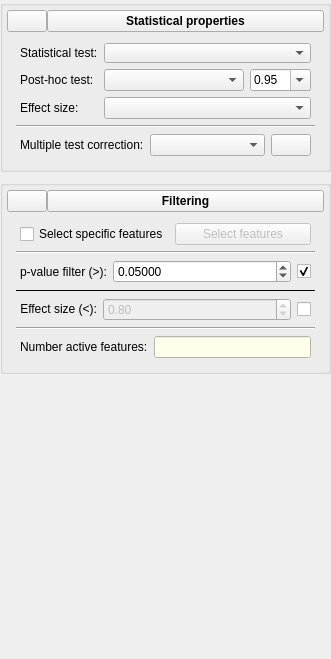
           <widget class="QWidget" name="scrollAreaWidgetContents_5">
            <property name="geometry">
             <rect>
              <x>0</x>
              <y>0</y>
              <width>331</width>
              <height>659</height>
             </rect>
            </property>
            <layout class="QVBoxLayout" name="verticalLayout_30">
             <property name="spacing">
              <number>8</number>
             </property>
             <property name="margin">
              <number>0</number>
             </property>
             <item>
              <widget class="QGroupBox" name="groupMultiGroupStatProperties">
               <property name="title">
                <string/>
               </property>
               <property name="flat">
                <bool>false</bool>
               </property>
               <layout class="QVBoxLayout" name="verticalLayout_25">
                <property name="spacing">
                 <number>2</number>
                </property>
                <property name="margin">
                 <number>4</number>
                </property>
                <item>
                 <layout class="QHBoxLayout" name="horizontalLayout_41">
                  <property name="spacing">
                   <number>0</number>
                  </property>
                  <item>
                   <widget class="QPushButton" name="btnMultiGroupStatisticsArrow">
                    <property name="text">
                     <string/>
                    </property>
                    <property name="icon">
                     <iconset>
                      <normaloff>icons/downArrow.png</normaloff>icons/downArrow.png</iconset>
                    </property>
                   </widget>
                  </item>
                  <item>
                   <widget class="QPushButton" name="btnMultiGroupStatisticsTab">
                    <property name="sizePolicy">
                     <sizepolicy hsizetype="Minimum" vsizetype="Fixed">
                      <horstretch>1</horstretch>
                      <verstretch>0</verstretch>
                     </sizepolicy>
                    </property>
                    <property name="minimumSize">
                     <size>
                      <width>0</width>
                      <height>0</height>
                     </size>
                    </property>
                    <property name="maximumSize">
                     <size>
                      <width>16777215</width>
                      <height>16777215</height>
                     </size>
                    </property>
                    <property name="baseSize">
                     <size>
                      <width>0</width>
                      <height>0</height>
                     </size>
                    </property>
                    <property name="font">
                     <font>
                      <weight>75</weight>
                      <bold>true</bold>
                     </font>
                    </property>
                    <property name="text">
                     <string>Statistical properties</string>
                    </property>
                    <property name="checkable">
                     <bool>false</bool>
                    </property>
                    <property name="checked">
                     <bool>false</bool>
                    </property>
                   </widget>
                  </item>
                 </layout>
                </item>
                <item>
                 <widget class="QWidget" name="widgetMultiGroupStatisticalProp" native="true">
                  <property name="sizePolicy">
                   <sizepolicy hsizetype="Preferred" vsizetype="Preferred">
                    <horstretch>0</horstretch>
                    <verstretch>1</verstretch>
                   </sizepolicy>
                  </property>
                  <layout class="QVBoxLayout" name="verticalLayout_9">
                   <item>
                    <layout class="QFormLayout" name="formLayout_9">
                     <property name="leftMargin">
                      <number>4</number>
                     </property>
                     <property name="rightMargin">
                      <number>4</number>
                     </property>
                     <item row="0" column="0">
                      <widget class="QLabel" name="lblMultiGroupStatisticalTest">
                       <property name="text">
                        <string>Statistical test:</string>
                       </property>
                      </widget>
                     </item>
                     <item row="0" column="1">
                      <widget class="QComboBox" name="cboMultiGroupStatTests">
                       <property name="sizePolicy">
                        <sizepolicy hsizetype="Expanding" vsizetype="Fixed">
                         <horstretch>0</horstretch>
                         <verstretch>0</verstretch>
                        </sizepolicy>
                       </property>
                       <property name="minimumSize">
                        <size>
                         <width>0</width>
                         <height>20</height>
                        </size>
                       </property>
                       <property name="focusPolicy">
                        <enum>Qt::WheelFocus</enum>
                       </property>
                       <property name="statusTip">
                        <string>Set statistical test to perform</string>
                       </property>
                      </widget>
                     </item>
                     <item row="1" column="0">
                      <widget class="QLabel" name="label">
                       <property name="text">
                        <string>Post-hoc test:</string>
                       </property>
                      </widget>
                     </item>
                     <item row="1" column="1">
                      <layout class="QHBoxLayout" name="horizontalLayout_10">
                       <item>
                        <widget class="QComboBox" name="cboPostHocTest">
                         <property name="sizePolicy">
                          <sizepolicy hsizetype="Expanding" vsizetype="Fixed">
                           <horstretch>1</horstretch>
                           <verstretch>0</verstretch>
                          </sizepolicy>
                         </property>
                         <property name="focusPolicy">
                          <enum>Qt::WheelFocus</enum>
                         </property>
                         <property name="sizeAdjustPolicy">
                          <enum>QComboBox::AdjustToContents</enum>
                         </property>
                        </widget>
                       </item>
                       <item>
                        <widget class="QComboBox" name="cboMultiGroupNominalCoverage">
                         <property name="sizePolicy">
                          <sizepolicy hsizetype="Preferred" vsizetype="Fixed">
                           <horstretch>0</horstretch>
                           <verstretch>0</verstretch>
                          </sizepolicy>
                         </property>
                         <property name="minimumSize">
                          <size>
                           <width>0</width>
                           <height>20</height>
                          </size>
                         </property>
                         <property name="focusPolicy">
                          <enum>Qt::WheelFocus</enum>
                         </property>
                         <property name="statusTip">
                          <string>Set level of significance</string>
                         </property>
                         <property name="editable">
                          <bool>true</bool>
                         </property>
                         <property name="currentIndex">
                          <number>1</number>
                         </property>
                         <item>
                          <property name="text">
                           <string>0.90</string>
                          </property>
                         </item>
                         <item>
                          <property name="text">
                           <string>0.95</string>
                          </property>
                         </item>
                         <item>
                          <property name="text">
                           <string>0.98</string>
                          </property>
                         </item>
                         <item>
                          <property name="text">
                           <string>0.99</string>
                          </property>
                         </item>
                         <item>
                          <property name="text">
                           <string>0.999</string>
                          </property>
                         </item>
                        </widget>
                       </item>
                      </layout>
                     </item>
                     <item row="2" column="0">
                      <widget class="QLabel" name="label_29">
                       <property name="frameShape">
                        <enum>QFrame::NoFrame</enum>
                       </property>
                       <property name="text">
                        <string>Effect size:</string>
                       </property>
                      </widget>
                     </item>
                     <item row="2" column="1">
                      <widget class="QComboBox" name="cboMultiGroupEffectSizeMeasure">
                       <property name="enabled">
                        <bool>true</bool>
                       </property>
                       <property name="sizePolicy">
                        <sizepolicy hsizetype="Expanding" vsizetype="Fixed">
                         <horstretch>1</horstretch>
                         <verstretch>0</verstretch>
                        </sizepolicy>
                       </property>
                       <property name="focusPolicy">
                        <enum>Qt::WheelFocus</enum>
                       </property>
                      </widget>
                     </item>
                    </layout>
                   </item>
                   <item>
                    <widget class="Line" name="line_19">
                     <property name="orientation">
                      <enum>Qt::Horizontal</enum>
                     </property>
                    </widget>
                   </item>
                   <item>
                    <layout class="QHBoxLayout" name="horizontalLayout_5">
                     <property name="leftMargin">
                      <number>4</number>
                     </property>
                     <property name="rightMargin">
                      <number>4</number>
                     </property>
                     <item>
                      <widget class="QLabel" name="label_32">
                       <property name="text">
                        <string>Multiple test correction:</string>
                       </property>
                      </widget>
                     </item>
                     <item>
                      <widget class="QComboBox" name="cboMultiGroupMultCompMethod">
                       <property name="sizePolicy">
                        <sizepolicy hsizetype="Expanding" vsizetype="Fixed">
                         <horstretch>1</horstretch>
                         <verstretch>0</verstretch>
                        </sizepolicy>
                       </property>
                       <property name="focusPolicy">
                        <enum>Qt::WheelFocus</enum>
                       </property>
                      </widget>
                     </item>
                     <item>
                      <widget class="QPushButton" name="btnMultiGroupMultCompCorrectionInfo">
                       <property name="text">
                        <string/>
                       </property>
                       <property name="icon">
                        <iconset resource="STAMP.qrc">
                         <normaloff>:/icons/icons/Info.png</normaloff>:/icons/icons/Info.png</iconset>
                       </property>
                      </widget>
                     </item>
                    </layout>
                   </item>
                  </layout>
                 </widget>
                </item>
               </layout>
              </widget>
             </item>
             <item>
              <widget class="QGroupBox" name="groupMultiGroupFiltering">
               <property name="title">
                <string/>
               </property>
               <property name="flat">
                <bool>false</bool>
               </property>
               <layout class="QVBoxLayout" name="verticalLayout_26">
                <property name="spacing">
                 <number>2</number>
                </property>
                <property name="margin">
                 <number>4</number>
                </property>
                <item>
                 <layout class="QHBoxLayout" name="horizontalLayout_40">
                  <property name="spacing">
                   <number>0</number>
                  </property>
                  <item>
                   <widget class="QPushButton" name="btnMultiGroupFilteringArrow">
                    <property name="text">
                     <string/>
                    </property>
                    <property name="icon">
                     <iconset>
                      <normaloff>icons/downArrow.png</normaloff>icons/downArrow.png</iconset>
                    </property>
                   </widget>
                  </item>
                  <item>
                   <widget class="QPushButton" name="btnMultiGroupFilteringTab">
                    <property name="sizePolicy">
                     <sizepolicy hsizetype="Minimum" vsizetype="Fixed">
                      <horstretch>1</horstretch>
                      <verstretch>0</verstretch>
                     </sizepolicy>
                    </property>
                    <property name="minimumSize">
                     <size>
                      <width>0</width>
                      <height>0</height>
                     </size>
                    </property>
                    <property name="maximumSize">
                     <size>
                      <width>16777215</width>
                      <height>16777215</height>
                     </size>
                    </property>
                    <property name="baseSize">
                     <size>
                      <width>0</width>
                      <height>0</height>
                     </size>
                    </property>
                    <property name="font">
                     <font>
                      <weight>75</weight>
                      <bold>true</bold>
                      <underline>false</underline>
                     </font>
                    </property>
                    <property name="text">
                     <string>Filtering</string>
                    </property>
                   </widget>
                  </item>
                 </layout>
                </item>
                <item>
                 <widget class="QWidget" name="widgetMultiGroupFiltering" native="true">
                  <property name="sizePolicy">
                   <sizepolicy hsizetype="Preferred" vsizetype="Preferred">
                    <horstretch>0</horstretch>
                    <verstretch>1</verstretch>
                   </sizepolicy>
                  </property>
                  <layout class="QVBoxLayout" name="verticalLayout_28">
                   <item>
                    <layout class="QHBoxLayout" name="horizontalLayout_42">
                     <property name="leftMargin">
                      <number>4</number>
                     </property>
                     <property name="rightMargin">
                      <number>4</number>
                     </property>
                     <item>
                      <widget class="QCheckBox" name="chkMultiGroupSelectFeatures">
                       <property name="text">
                        <string>Select specific features</string>
                       </property>
                      </widget>
                     </item>
                     <item>
                      <widget class="QPushButton" name="btnMultiGroupSelectFeatures">
                       <property name="enabled">
                        <bool>false</bool>
                       </property>
                       <property name="sizePolicy">
                        <sizepolicy hsizetype="Expanding" vsizetype="Fixed">
                         <horstretch>0</horstretch>
                         <verstretch>0</verstretch>
                        </sizepolicy>
                       </property>
                       <property name="text">
                        <string>Select features</string>
                       </property>
                      </widget>
                     </item>
                    </layout>
                   </item>
                   <item>
                    <widget class="Line" name="line_23">
                     <property name="orientation">
                      <enum>Qt::Horizontal</enum>
                     </property>
                    </widget>
                   </item>
                   <item>
                    <layout class="QHBoxLayout" name="horizontalLayout_6">
                     <property name="leftMargin">
                      <number>4</number>
                     </property>
                     <property name="rightMargin">
                      <number>4</number>
                     </property>
                     <item>
                      <widget class="QLabel" name="lblMultiGroupSignLevelFilter">
                       <property name="text">
                        <string>p-value filter (&gt;):</string>
                       </property>
                       <property name="alignment">
                        <set>Qt::AlignLeading|Qt::AlignLeft|Qt::AlignVCenter</set>
                       </property>
                      </widget>
                     </item>
                     <item>
                      <widget class="QDoubleSpinBox" name="spinMultiGroupSignLevelFilter">
                       <property name="sizePolicy">
                        <sizepolicy hsizetype="Preferred" vsizetype="Fixed">
                         <horstretch>1</horstretch>
                         <verstretch>0</verstretch>
                        </sizepolicy>
                       </property>
                       <property name="minimumSize">
                        <size>
                         <width>0</width>
                         <height>0</height>
                        </size>
                       </property>
                       <property name="statusTip">
                        <string>Filter out feature with an effect size less than the specified amount</string>
                       </property>
                       <property name="buttonSymbols">
                        <enum>QAbstractSpinBox::UpDownArrows</enum>
                       </property>
                       <property name="decimals">
                        <number>5</number>
                       </property>
                       <property name="maximum">
                        <double>1.000000000000000</double>
                       </property>
                       <property name="singleStep">
                        <double>0.001000000000000</double>
                       </property>
                       <property name="value">
                        <double>0.050000000000000</double>
                       </property>
                      </widget>
                     </item>
                     <item>
                      <widget class="QCheckBox" name="chkMultiGroupEnableSignLevelFilter">
                       <property name="text">
                        <string/>
                       </property>
                       <property name="checked">
                        <bool>true</bool>
                       </property>
                      </widget>
                     </item>
                    </layout>
                   </item>
                   <item>
                    <widget class="Line" name="line_20">
                     <property name="frameShadow">
                      <enum>QFrame::Plain</enum>
                     </property>
                     <property name="midLineWidth">
                      <number>0</number>
                     </property>
                     <property name="orientation">
                      <enum>Qt::Horizontal</enum>
                     </property>
                    </widget>
                   </item>
                   <item>
                    <layout class="QHBoxLayout" name="horizontalLayout_11">
                     <property name="leftMargin">
                      <number>4</number>
                     </property>
                     <property name="rightMargin">
                      <number>4</number>
                     </property>
                     <item>
                      <widget class="QLabel" name="lblMultiGroupMinEffectSize">
                       <property name="sizePolicy">
                        <sizepolicy hsizetype="Preferred" vsizetype="Preferred">
                         <horstretch>0</horstretch>
                         <verstretch>0</verstretch>
                        </sizepolicy>
                       </property>
                       <property name="minimumSize">
                        <size>
                         <width>0</width>
                         <height>0</height>
                        </size>
                       </property>
                       <property name="layoutDirection">
                        <enum>Qt::LeftToRight</enum>
                       </property>
                       <property name="text">
                        <string>Effect size (&lt;):</string>
                       </property>
                       <property name="alignment">
                        <set>Qt::AlignRight|Qt::AlignTrailing|Qt::AlignVCenter</set>
                       </property>
                      </widget>
                     </item>
                     <item>
                      <widget class="QDoubleSpinBox" name="spinMultiGroupMinEffectSize">
                       <property name="enabled">
                        <bool>false</bool>
                       </property>
                       <property name="sizePolicy">
                        <sizepolicy hsizetype="Preferred" vsizetype="Fixed">
                         <horstretch>1</horstretch>
                         <verstretch>0</verstretch>
                        </sizepolicy>
                       </property>
                       <property name="minimumSize">
                        <size>
                         <width>0</width>
                         <height>0</height>
                        </size>
                       </property>
                       <property name="statusTip">
                        <string>Filter out feature with an effect size less than the specified amount</string>
                       </property>
                       <property name="maximum">
                        <double>1.000000000000000</double>
                       </property>
                       <property name="singleStep">
                        <double>0.050000000000000</double>
                       </property>
                       <property name="value">
                        <double>0.800000000000000</double>
                       </property>
                      </widget>
                     </item>
                     <item>
                      <widget class="QCheckBox" name="chkMultiGroupEnableEffectSizeFilter">
                       <property name="text">
                        <string/>
                       </property>
                       <property name="checked">
                        <bool>false</bool>
                       </property>
                      </widget>
                     </item>
                    </layout>
                   </item>
                   <item>
                    <widget class="Line" name="line_17">
                     <property name="orientation">
                      <enum>Qt::Horizontal</enum>
                     </property>
                    </widget>
                   </item>
                   <item>
                    <layout class="QHBoxLayout" name="horizontalLayout_47">
                     <property name="leftMargin">
                      <number>4</number>
                     </property>
                     <property name="rightMargin">
                      <number>4</number>
                     </property>
                     <item>
                      <widget class="QLabel" name="label_34">
                       <property name="text">
                        <string>Number active features:</string>
                       </property>
                      </widget>
                     </item>
                     <item>
                      <widget class="QLineEdit" name="txtMultiGroupNumActiveFeatures">
                       <property name="styleSheet">
                        <string>background-color: rgb(255, 255, 235);</string>
                       </property>
                       <property name="readOnly">
                        <bool>true</bool>
                       </property>
                      </widget>
                     </item>
                    </layout>
                   </item>
                  </layout>
                 </widget>
                </item>
               </layout>
              </widget>
             </item>
             <item>
              <spacer name="verticalSpacer_3">
               <property name="orientation">
                <enum>Qt::Vertical</enum>
               </property>
               <property name="sizeHint" stdset="0">
                <size>
                 <width>20</width>
                 <height>413</height>
                </size>
               </property>
              </spacer>
             </item>
            </layout>
           </widget>
